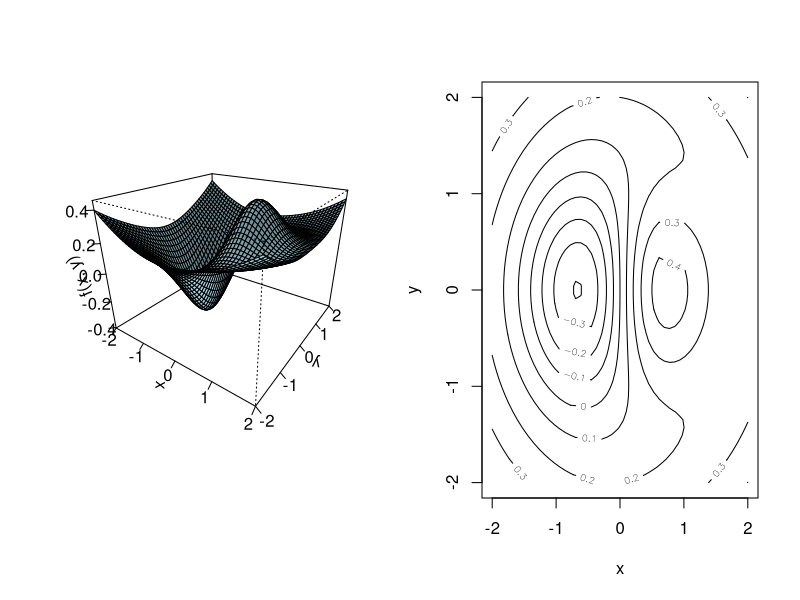

The R source for this figure: (Note: this script raises an error after producing the figure.)
#============================================================================
# FILE: optimization.R
#
# LANGUAGE*: R
#
# DESCIPTION: This file contains the necessary routine to perform 
#             optimization in the following examples:
#                - minimize the function: x*exp(-x^2 - y^2) + (x^2 + y^2)/20
#                - maximize the log-likelihood for a linear regression example
#                - maximize the log-likelihood for a logit regression example
#
# AUTHOR: Cleyton Farias
#
# DATE: June 21, 2017
#
# LAST MODIFIED: July 07, 2017
#
#============================================================================


#------------------- PROBLEM 1:  ------------------------------

f <- function(x, y){
    f <- x*exp(-x^2 - y^2) + (x^2 + y^2)/20
    
    return(f)
}

x <- seq(-2, 2, length = 50)
y <- seq(-2, 2, length = 50)
z <- outer(x, y, f)

postscript(file = 'problem01_3D_01.ps', paper = "a4", horizontal = TRUE)
par(mfrow = c(1, 2))

# Gráfico 3D: 
persp(x, y, z, theta = 35, phi = 25, expand = 0.8, ticktype = "detailed", 
      xlab = "x", ylab="y", zlab = "f(x, y)", col = 'lightblue' , border = 'black', 
      shade = 0.2)


# Curvas de Nível: 
contour(x, y, z, xlab = "x", ylab = "y")

dev.off()
par(mfrow = c(1,1))


# Function to be minimized: 
prob01 <- function(z){
    x <- z[1]
    y <- z[2]
    
    f <- x*exp(-x^2 - y^2) + (x^2 + y^2)/20
    
    return(f)
}

# Gradient vector:
grad01 <- function(z){
    x <- z[1]
    y <- z[2]
    
    fx <- exp(-x^2 - y^2)*(1 - 2*x^2) + x/10
    fy <- y/10 - 2*x*y*exp(-x^2 - y^2)
    
    return(c(fx, fy))
}

# Hessian Matrix:
hessian <- function(z){
    x <- z[1]
    y <- z[2]
    
    fxx <- exp(-x^2 - y^2)*(4*x^3 - 6*x) + 1/10
    fyy <- exp(-x^2 - y^2)*(4*x*y^2 - 2*x) + 1/10
    fxy = fyx = exp(-x^2 - y^2)*(4*(x^2)*y - 2*y)
    
    return(cbind(c(fxx, fyx), c(fxy, fyy)))
}


# Initial Guess:
ig01 <- c(1,1)

#--------------- NELDER-MEAD(Método Simplex) ----------------
flag.prob01.01 <- optim(par = ig01, fn = prob01, 
                        method = "Nelder-Mead")

flag.prob01.01


#----------------------- BFGS -------------------------------
flag.prob01.02 <- optim(par = ig01, fn = prob01,
                gr = grad01, method = "BFGS")


flag.prob01.02


#--------------------- L-BFGS-B -----------------------------
flag.prob01.03 <- optim(par = ig01, fn = prob01, gr = grad01,
                        lower = c(-1,-.5), upper = c(0, 0.5),
                        method = "L-BFGS-B")

flag.prob01.03



#=============== PROBLEM 2: Linear Regression ===============
N = 100

# TRUE PARAMETERS:
BETA0 = 1
BETA1 = 2
SIGMA2 = 2


# Simulation:

# Choosing the Random Number Generator:
RNGkind(kind = "Marsaglia-Multicarry", normal.kind = "Inversion")

# State of the RNG:
#   - The first number codes the kind of RNG.
#     The lowest two decimal digits are in 0:(k-1) where k
#     is the number of available RNGs.
#     The hundreds represent the type of normal generator (starting at 0).

# Generating the explanatory variable x: 
set.seed(2017)
stateRNG1 <- .Random.seed
seed1X <- stateRNG1[2] # This value will be used in other plataforms to generate X
seed2X <- stateRNG1[3] # This value will be used in other plataforms to generate X
X <- runif(N)


# Generating uniform numbers to create the orthogonal error term:
set.seed(1991)
stateRNG2 <- .Random.seed
seed1E <- stateRNG2[2] # This value will be used in other plataforms to generate the error term
seed2E <- stateRNG2[3] # This value will be used in other plataforms to generate the error term
error <- runif(N)


# Simulating tge values of the dependent variable: 
Y <- BETA0 + BETA1*X + sqrt(SIGMA2)*qnorm(error)
data.table(Y = round(Y, 5), X = round(X, 5))
#############



#======================== Linear Regression ========================

# Likelihood function: 
linearreg <- function(theta){
    beta0 <- theta[1]
    beta1 <- theta[2]
    sigma2 <- theta[3]
    
    f <- -N*log(sqrt(sigma2)) - (1/(2*sigma2))*sum((Y - beta0 - beta1*X)^2);
    
    return(f)
}

# Gradient vector:
grad.LR <- function(theta){
    beta0 <- theta[1]
    beta1 <- theta[2]
    sigma2 <- theta[3]
    
    g1  = (1/sigma2)*sum(Y - beta0 - beta1*X)
    g2 =  (1/sigma2)*sum((Y - beta0 - beta1*X)*X)
    g3 =  (1/(2*(sigma2^2)))*sum((Y - beta0 - beta1*X)^2) - (N/(2*sigma2))
    
    return(c(g1, g2, g3))
}


# Initial Guess:
ig.lr <- c(mean(Y), 1, 0.5)


#------------------------- NELDER-MEAD ------------------------------------
flag.OLS.01 <- optim(fn = linearreg, par = ig.lr, 
                     method = "Nelder-Mead", control = list(fnscale = -1))

flag.OLS.01


#------------------------------- BFGS -------------------------------------
flag.OLS.02 <- optim(fn = linearreg, gr = grad.LR,
                     par = ig.lr, method = "BFGS",
                     control = list(fnscale = -1))

flag.OLS.02

#------------------------------ L-BFGS-B -----------------------------------
flag.OLS.03 <- optim(fn = linearreg, gr = grad.LR, 
                     par = ig.lr, method = "L-BFGS-B",
                     lower = c(-Inf, -Inf, 0.00001), control = list(fnscale = -1))

flag.OLS.03

# Checking:
lm(Y~X)



#======================= PROBLEM 3: Logistic Regression =====================
rm(list = ls())

N = 100

# TRUE PARAMETERS:
Beta0 = 0.2
Beta1 = 0.5

# Generating the explanatory variable x: 
set.seed(2306)
stateRNG1 <- .Random.seed
seed1X <- stateRNG1[2] # This value will be used in other plataforms to generate X
seed2X <- stateRNG1[3] # This value will be used in other plataforms to generate X
X <- runif(N)

# Generating standard normal numbers by inversion method:
X <- qnorm(X) # inversion method
X # Normal(0, 1)

# Generating probability of Success:
pi = exp(Beta0 + Beta1*X)/(1 + exp(Beta0 + Beta1*X))
data.table(pi = round(pi, 5), X = round(X, 5))


# Generating uniform numbers to binomial dependent variable:
set.seed(1455)
stateRNG2 <- .Random.seed
seed1E <- stateRNG2[2] # This value will be used in other plataforms to generate Y
seed2E <- stateRNG2[3] # This value will be used in other plataforms to generate Y
u <- runif(N)

Y <- rep(NA, length = N)

for(i in 1:N){
    #print(.Random.seed)
    Y[i] <- qbinom(p = u[i], size = 1, prob = pi[i])
}

# Data generated:
data.table(Y, pi = round(pi, 5), X = round(X, 5))

###################################

# Log-likelihood function:
fun = function(theta){
    beta0 = theta[1]
    beta1 = theta[2]
    pi = exp(beta0 + beta1*X)/(1 + exp(beta0 + beta1*X))
    
    f = sum(Y*log(pi) + (1 - Y)*log(1 - pi))
    
    return(f)
}


# Optimization:

# Initial Guess:
ig.log <- c(0,0)
#---------------------------- NELDER-MEAD -----------------------------------
flag.logit.NM = optim(fn = fun, par = ig.log, method = "Nelder-Mead",
             control = list(fnscale = -1))

flag.logit.NM


#-------------------------------- BFGS --------------------------------------
flag.logit.BFGS = optim(fn = fun, par = ig.log, 
                        method = "BFGS",
                        control = list(fnscale = -1))

flag.logit.BFGS


#------------------------------ L-BFGS-B --------------------------------------
flag.logit.LBFGSB = optim(fn = fun, par = ig.log, 
                          method = "L-BFGS-B",
                          lower = c(0,0),
                          control = list(fnscale = -1))

flag.logit.LBFGSB


# Checking: 
glm(formula = Y~X, family = binomial)































